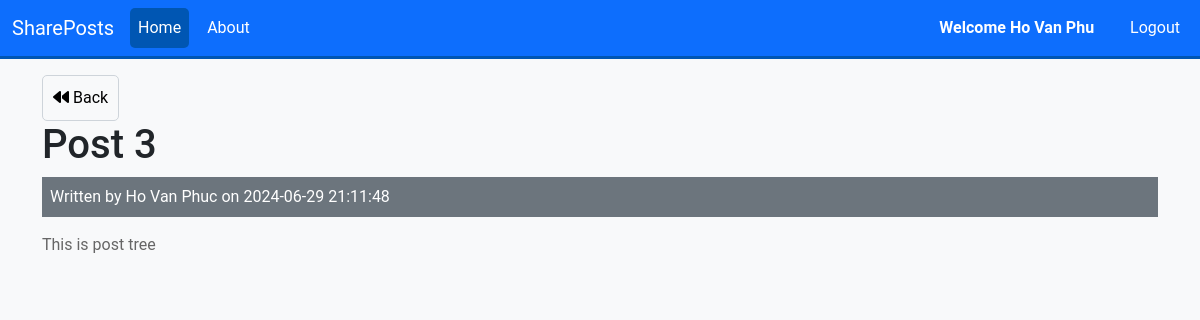
/posts/show/4 (signed in), run on the app's committed database.
### tables this page shows
CREATE TABLE `posts` (
  `id` int(11) NOT NULL,
  `user_id` int(11) NOT NULL,
  `title` varchar(255) NOT NULL,
  `body` text NOT NULL,
  `created_at` datetime NOT NULL DEFAULT current_timestamp()
);

CREATE TABLE `users` (
  `id` int(11) NOT NULL,
  `name` varchar(255) NOT NULL,
  `email` varchar(255) NOT NULL,
  `password` varchar(255) NOT NULL,
  `created_at` datetime NOT NULL DEFAULT current_timestamp()
);

### app/controllers/Posts.php (called while the page is built, shortened)
<?php
class Posts extends Controller {
    private $postModel;
    private $userModel;
    public function __construct() {
        $this->postModel = $this->model('Post');
        $this->userModel = $this->model('User');
    }
    public function show($id) {
        $post = $this->postModel->getPostById($id);
        $user = $this->userModel->getUserById($post->user_id);
        $data = ['post' => $post, 'user' => $user];
        $this->view('posts/show', $data);
    }
}

### app/libraries/Core.php (called while the page is built, shortened)
<?php
  class Core{
    protected $currentMethod = 'index';
    public function __construct(){
      $url = $this->getUrl();
      if ($url && file_exists('../app/controllers/'.ucwords($url[0]).'.php')) {
        unset($url[0]);
      }
      $this->currentController = new $this->currentController;
      if (isset($url[1])) {
        if (method_exists($this->currentController, $url[1])) {
          $this->currentMethod = $url[1];
          unset($url[1]);
        }
      }
     $this->params = $url ? array_values($url) : [];
     call_user_func_array([$this->currentController,$this->currentMethod],$this->params);
    }
    public function getUrl(){
      if (isset($_GET['url'])) {
        $url = rtrim($_GET['url'], '/');
        $url = filter_var($url, FILTER_SANITIZE_URL);
        $url = explode('/', $url);
        return $url;
      }
      return [];
    }
  }
?>

### public/index.php (called while the page is built, shortened)
<?php
$init = new Core;
?>

### app/libraries/Database.php (called while the page is built, shortened)
<?php
class Database{
  private $host = DB_HOST;
  private $user = DB_USER;
  private $pass =  DB_PASS;
  private $dbname = DB_NAME;
  private $dbh;
  private $stmt;
  public function __construct(){
    $dsn = 'mysql:host='. $this->host . ';dbname=' . $this->dbname;
    $options = array(
      PDO::ATTR_PERSISTENT => true,
      PDO::ATTR_ERRMODE => PDO::ERRMODE_EXCEPTION
    );
    try{
        $this->dbh = new PDO($dsn, $this->user, $this->pass, $options);
    }
    catch(PDOException $e){
      $this->error = $e->getMessage();
      echo $this->error;
    }
  }
  public function query($sql){
    $this->stmt = $this->dbh->prepare($sql);
  }
  public function bind($param, $value, $type = null){
    if(is_null($type)){
      switch(true){
        case is_int($value):
          $type = PDO::PARAM_INT;
          break;
        default:
          $type = PDO::PARAM_STR;
      }
    }
    $this->stmt->bindValue($param, $value, $type);
  }
  public function execute(){
    return $this->stmt->execute();
  }
  public function single(){
    $this->execute();
    return $this->stmt->fetch(PDO::FETCH_OBJ);
  }
}
?>

### app/models/Post.php (called while the page is built, shortened)
<?php
  Class Post extends Controller{
    private $db;
    public function __construct(){
      $this->db = new Database;
    }
    public function getPostById($id){
      $this->db->query('SELECT * FROM posts WHERE id = :id');
      $this->db->bind(':id', $id);
      $row = $this->db->single();
      return $row;
    }
  }
?>

### app/models/User.php (called while the page is built, shortened)
<?php
class User{
  private $db;
  public function __construct(){
    $this->db = new Database();
  }
  public function getUserById($id){
    $this->db->query('SELECT * FROM users WHERE id = :id');
    $this->db->bind(':id', $id);
    $row = $this->db->single();
    return $row;
  }
}
?>

### app/views/posts/show.php (the view, shortened to what this page needs)
<?php require APPROOT . '/views/inc/header.php'; ?>
<a href="<?php echo URLROOT; ?>/posts" class="btn btn-light"><i class="fa fa-backward"></i> Back</a>
<br>
<h1><?php echo $data['post']->title; ?></h1>
<div class="bg-secondary text-white p-2 mb-3">
  Written by <?php echo $data['user']->name; ?> on <?php echo $data['post']->created_at; ?>
</div>
<p><?php echo $data['post']->body; ?></p>
<?php require APPROOT . '/views/inc/footer.php'; ?>

### public/css/style.css (style rules this page uses)
body { background-color: #f8f9fa; font-family: 'Roboto', sans-serif; }
p { margin-bottom: 30px; color: #666; }
.btn { border-radius: 5px; padding: 10px; }
.btn-light { background-color: #f8f9fa; border: 1px solid #ced4da; }

### data on the page
posts: title "Post 3", created_at "2024-06-29 21:11:48", body "This is post tree"
users: name "Ho Van Phuc"

### other printed values
SITENAME "SharePosts"
$_SESSION['user_name'] "Ho Van Phu"
